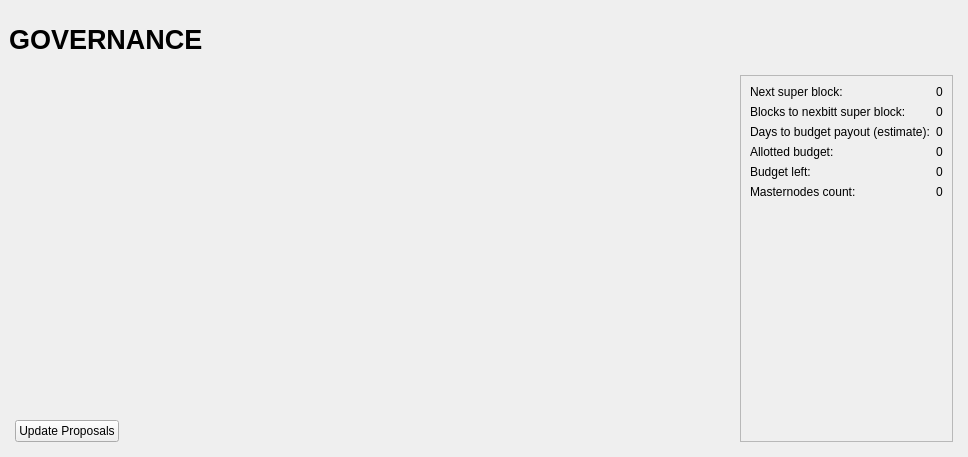
<?xml version="1.0" encoding="UTF-8"?>
<ui version="4.0">
 <class>GovernancePage</class>
 <widget class="QWidget" name="GovernancePage">
  <property name="geometry">
   <rect>
    <x>0</x>
    <y>0</y>
    <width>968</width>
    <height>457</height>
   </rect>
  </property>
  <property name="windowTitle">
   <string>Form</string>
  </property>
  <layout class="QVBoxLayout" name="topLayout" stretch="0">
   <property name="margin">
    <number>9</number>
   </property>
   <item>
    <layout class="QVBoxLayout" name="verticalLayout_Master" stretch="0,1">
     <property name="spacing">
      <number>0</number>
     </property>
     <item>
      <widget class="QFrame" name="frame_Header">
       <layout class="QVBoxLayout" name="verticalLayout_4">
        <property name="margin">
         <number>0</number>
        </property>
        <item>
         <layout class="QHBoxLayout" name="horizontalLayout_Header" stretch="1,0,1">
          <item>
           <widget class="QLabel" name="labelOverviewHeaderLeft">
            <property name="minimumSize">
             <size>
              <width>464</width>
              <height>60</height>
             </size>
            </property>
            <property name="maximumSize">
             <size>
              <width>16777215</width>
              <height>60</height>
             </size>
            </property>
            <property name="font">
             <font>
              <pointsize>20</pointsize>
              <weight>75</weight>
              <bold>true</bold>
             </font>
            </property>
            <property name="text">
             <string>GOVERNANCE</string>
            </property>
           </widget>
          </item>
          <item>
           <spacer name="horizontalSpacer">
            <property name="orientation">
             <enum>Qt::Horizontal</enum>
            </property>
            <property name="sizeHint" stdset="0">
             <size>
              <width>40</width>
              <height>20</height>
             </size>
            </property>
           </spacer>
          </item>
          <item>
           <widget class="QLabel" name="labelOverviewHeaderRight">
            <property name="minimumSize">
             <size>
              <width>464</width>
              <height>60</height>
             </size>
            </property>
            <property name="maximumSize">
             <size>
              <width>16777215</width>
              <height>60</height>
             </size>
            </property>
            <property name="font">
             <font>
              <pointsize>14</pointsize>
             </font>
            </property>
            <property name="text">
             <string/>
            </property>
            <property name="alignment">
             <set>Qt::AlignRight|Qt::AlignTrailing|Qt::AlignVCenter</set>
            </property>
           </widget>
          </item>
         </layout>
        </item>
       </layout>
      </widget>
     </item>
     <item>
      <widget class="QFrame" name="frame_BG">
       <layout class="QVBoxLayout" name="verticalLayout_3">
        <property name="margin">
         <number>6</number>
        </property>
        <item>
         <widget class="QFrame" name="frame_Content">
          <layout class="QVBoxLayout" name="verticalLayout">
           <property name="spacing">
            <number>0</number>
           </property>
           <property name="margin">
            <number>0</number>
           </property>
           <item>
            <layout class="QHBoxLayout" name="horizontalLayout_Content">
             <item>
              <layout class="QVBoxLayout" name="verticalLayout_2">
               <item>
                <widget class="QScrollArea" name="scrollArea">
                 <property name="sizePolicy">
                  <sizepolicy hsizetype="Expanding" vsizetype="Minimum">
                   <horstretch>0</horstretch>
                   <verstretch>1</verstretch>
                  </sizepolicy>
                 </property>
                 <property name="frameShape">
                  <enum>QFrame::NoFrame</enum>
                 </property>
                 <property name="frameShadow">
                  <enum>QFrame::Plain</enum>
                 </property>
                 <property name="lineWidth">
                  <number>0</number>
                 </property>
                 <property name="horizontalScrollBarPolicy">
                  <enum>Qt::ScrollBarAlwaysOff</enum>
                 </property>
                 <property name="sizeAdjustPolicy">
                  <enum>QAbstractScrollArea::AdjustIgnored</enum>
                 </property>
                 <property name="widgetResizable">
                  <bool>true</bool>
                 </property>
                 <widget class="QWidget" name="scrollAreaWidgetContents">
                  <property name="geometry">
                   <rect>
                    <x>0</x>
                    <y>0</y>
                    <width>742</width>
                    <height>282</height>
                   </rect>
                  </property>
                  <property name="sizePolicy">
                   <sizepolicy hsizetype="Preferred" vsizetype="Minimum">
                    <horstretch>0</horstretch>
                    <verstretch>1</verstretch>
                   </sizepolicy>
                  </property>
                  <layout class="QVBoxLayout" name="proposalGrid">
                   <property name="spacing">
                    <number>0</number>
                   </property>
                   <property name="sizeConstraint">
                    <enum>QLayout::SetDefaultConstraint</enum>
                   </property>
                   <property name="margin">
                    <number>0</number>
                   </property>
                  </layout>
                 </widget>
                </widget>
               </item>
               <item>
                <spacer name="verticalSpacer">
                 <property name="orientation">
                  <enum>Qt::Vertical</enum>
                 </property>
                 <property name="sizeHint" stdset="0">
                  <size>
                   <width>20</width>
                   <height>40</height>
                  </size>
                 </property>
                </spacer>
               </item>
               <item>
                <layout class="QHBoxLayout" name="horizontalLayout">
                 <item>
                  <widget class="QPushButton" name="UpdateButton">
                   <property name="text">
                    <string>Update Proposals</string>
                   </property>
                  </widget>
                 </item>
                 <item>
                  <spacer name="horizontalSpacer_2">
                   <property name="orientation">
                    <enum>Qt::Horizontal</enum>
                   </property>
                   <property name="sizeHint" stdset="0">
                    <size>
                     <width>40</width>
                     <height>20</height>
                    </size>
                   </property>
                  </spacer>
                 </item>
                </layout>
               </item>
              </layout>
             </item>
             <item>
              <widget class="QFrame" name="frame_budget_info">
               <property name="frameShape">
                <enum>QFrame::StyledPanel</enum>
               </property>
               <property name="frameShadow">
                <enum>QFrame::Raised</enum>
               </property>
               <layout class="QGridLayout" name="gridLayout">
                <item row="0" column="0">
                 <widget class="QLabel" name="nexbitt_superblock_label">
                  <property name="text">
                   <string>Next super block:</string>
                  </property>
                 </widget>
                </item>
                <item row="0" column="1" alignment="Qt::AlignRight">
                 <widget class="QLabel" name="nexbitt_superblock_value">
                  <property name="text">
                   <string>0</string>
                  </property>
                 </widget>
                </item>
                <item row="1" column="0">
                 <widget class="QLabel" name="blocks_before_super_label">
                  <property name="text">
                   <string>Blocks to nexbitt super block:</string>
                  </property>
                 </widget>
                </item>
                <item row="1" column="1" alignment="Qt::AlignRight">
                 <widget class="QLabel" name="blocks_before_super_value">
                  <property name="text">
                   <string>0</string>
                  </property>
                 </widget>
                </item>
                <item row="2" column="0">
                 <widget class="QLabel" name="time_before_super_label">
                  <property name="text">
                   <string>Days to budget payout (estimate):</string>
                  </property>
                 </widget>
                </item>
                <item row="2" column="1" alignment="Qt::AlignRight">
                 <widget class="QLabel" name="time_before_super_value">
                  <property name="text">
                   <string>0</string>
                  </property>
                 </widget>
                </item>
                <item row="3" column="0">
                 <widget class="QLabel" name="alloted_budget_label">
                  <property name="text">
                   <string>Allotted budget:</string>
                  </property>
                 </widget>
                </item>
                <item row="3" column="1" alignment="Qt::AlignRight">
                 <widget class="QLabel" name="alloted_budget_value">
                  <property name="text">
                   <string>0</string>
                  </property>
                 </widget>
                </item>
                <item row="4" column="0">
                 <widget class="QLabel" name="unallocated_budget_label">
                  <property name="text">
                   <string>Budget left:</string>
                  </property>
                 </widget>
                </item>
                <item row="4" column="1" alignment="Qt::AlignRight">
                 <widget class="QLabel" name="unallocated_budget_value">
                  <property name="text">
                   <string>0</string>
                  </property>
                 </widget>
                </item>
                <item row="5" column="0">
                 <widget class="QLabel" name="masternode_count_label">
                  <property name="text">
                   <string>Masternodes count:</string>
                  </property>
                 </widget>
                </item>
                <item row="5" column="1" alignment="Qt::AlignRight">
                 <widget class="QLabel" name="masternode_count_value">
                  <property name="text">
                   <string>0</string>
                  </property>
                 </widget>
                </item>
                <item row="6" column="0">
                 <spacer name="verticalSpacer_2">
                  <property name="orientation">
                   <enum>Qt::Vertical</enum>
                  </property>
                  <property name="sizeHint" stdset="0">
                   <size>
                    <width>20</width>
                    <height>40</height>
                   </size>
                  </property>
                 </spacer>
                </item>
               </layout>
              </widget>
             </item>
            </layout>
           </item>
          </layout>
         </widget>
        </item>
       </layout>
      </widget>
     </item>
    </layout>
   </item>
  </layout>
 </widget>
 <resources/>
 <connections/>
</ui>
